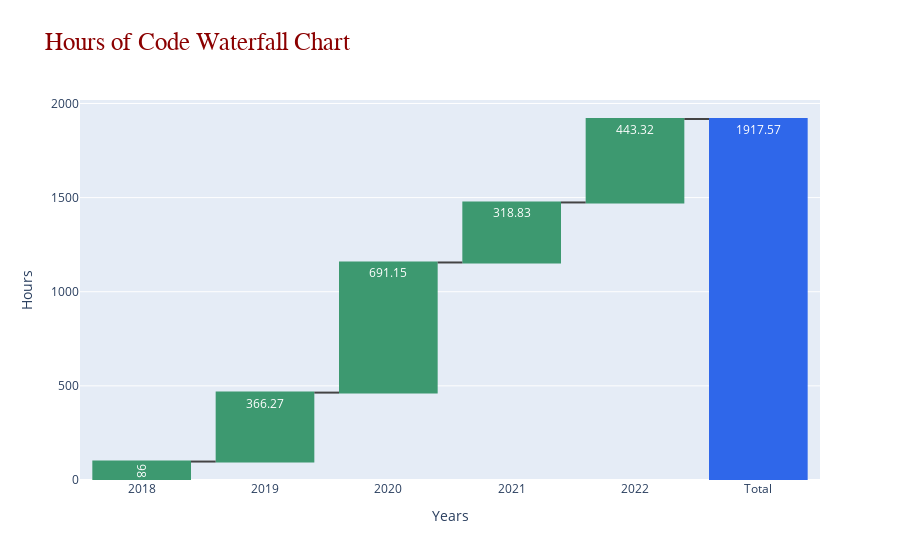

The notebook cell this image was saved under:
### Code cell
#Waterfall Chart
yvalues= time_per_year["HOURS"].round(2).append(pd.Series([hours_coded]).round(2), ignore_index=True)
fig1  = go.Figure()
fig1.add_trace(go.Waterfall(      

                  x = time_per_year["YEAR"].append(pd.Series(["Total"]), ignore_index=True).astype(str), 
                  y = yvalues,
                  measure = ["relative", "relative","relative",
                             "relative", "relative","total"],
                  base = 0,
                  text = yvalues, textposition = 'inside',      
                  totals = {"marker":{"color":'rgb(47, 103, 234)' }}    
                ))           
fig1.update_yaxes(title = 'Hours')
fig1.update_xaxes(title = 'Years')      
fig1.update_layout(
                   title_text = "Hours of Code Waterfall Chart",
                   title_font = dict(size=25,family='Verdana',
                                     color='darkred'))                 
fig1.show()

### Figure 1 — Plotly figure (JSON) as saved in the notebook; plotly's stock layout.template omitted (floating-point values rounded to 4 significant figures)
{"data": [{"base": 0, "measure": ["relative", "relative", "relative", "relative", "relative", "total"], "text": [98, 366.3, 691.1, 318.8, 443.3, 1918.0], "textposition": "inside", "totals": {"marker": {"color": "rgb(47, 103, 234)"}}, "type": "waterfall", "x": ["2018", "2019", "2020", "2021", "2022", "Total"], "y": [98, 366.3, 691.1, 318.8, 443.3, 1918.0]}], "layout": {"title": {"font": {"color": "darkred", "family": "Verdana", "size": 25}, "text": "Hours of Code Waterfall Chart"}, "xaxis": {"title": {"text": "Years"}}, "yaxis": {"title": {"text": "Hours"}}}}
